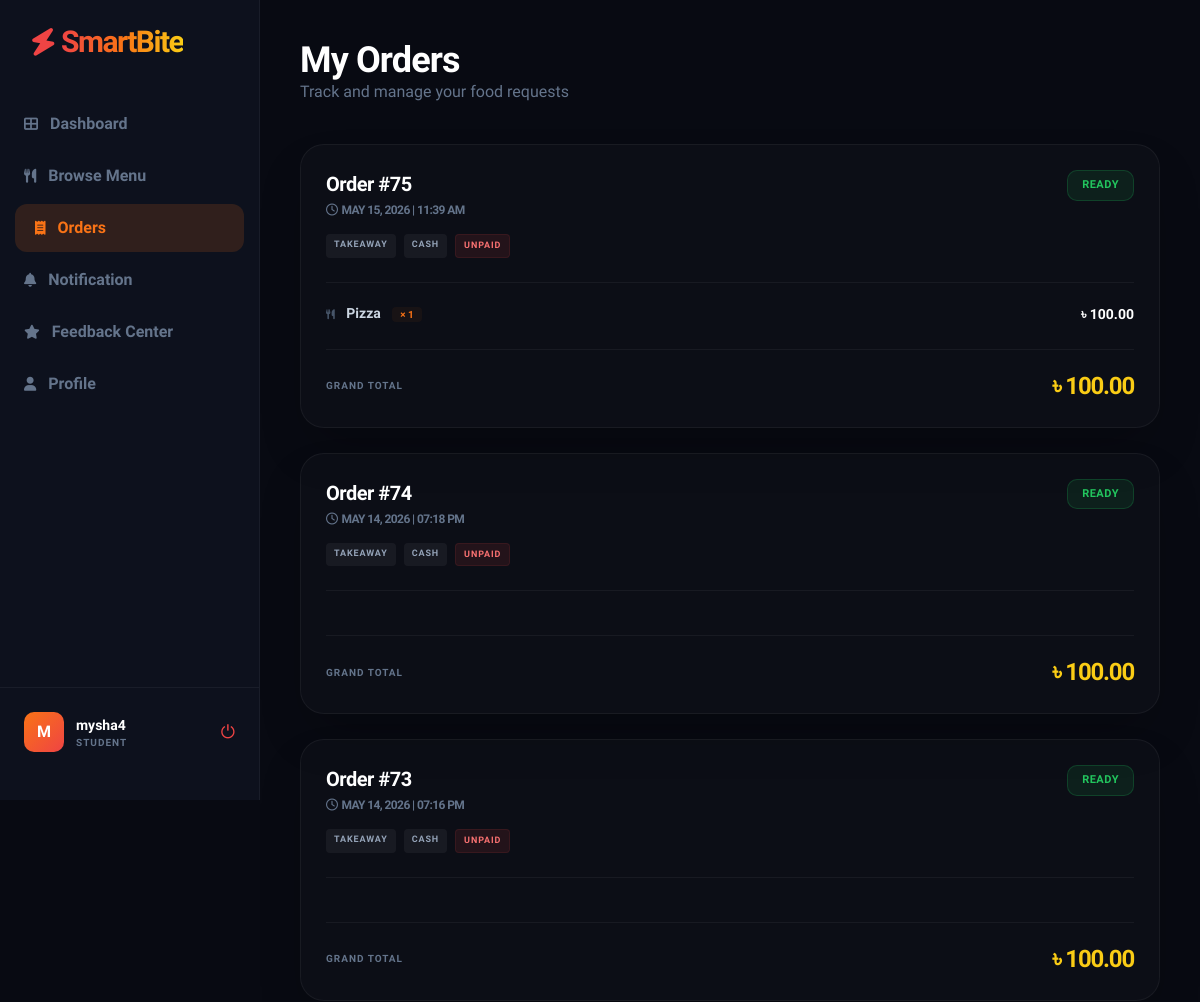
/orders/ (signed in, upper part), run on an earlier commit of the app's database.
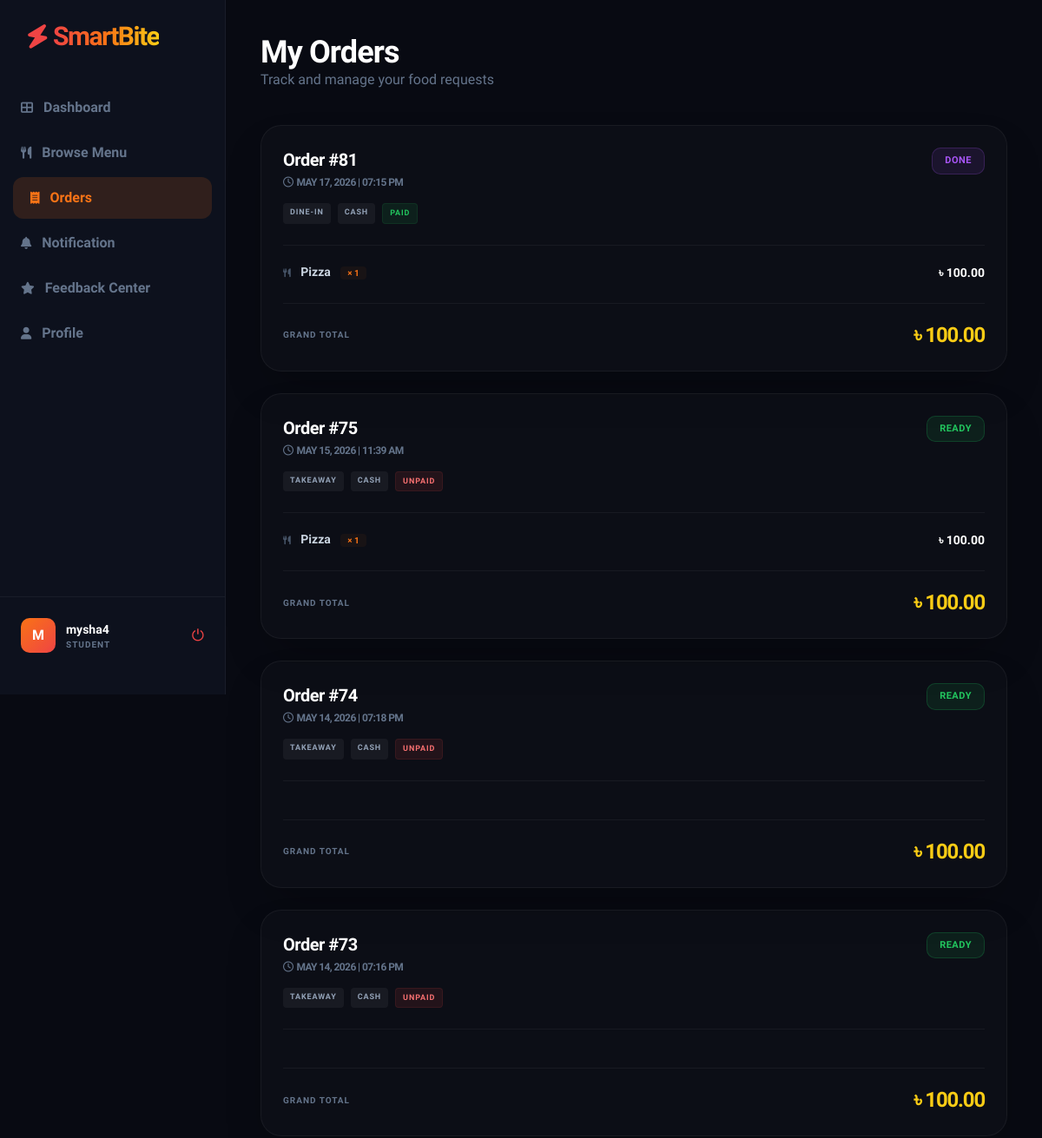
And on a later commit of the database.
### SmartCanteen/models.py (models this page shows, shortened)
class Order(models.Model):
    STATUS_CHOICES = (
        ('Pending', 'Pending'),
        ('Ready', 'Ready'),
        ('Done', 'Done'),
        ('Cancelled', 'Cancelled'),
    )
    PICKUP_CHOICES = (
        ('Takeaway', 'Takeaway'),
        ('Dine-in', 'Dine-in'),
    )
    PAYMENT_CHOICES = (
        ('Cash', 'Cash'),
        ('Online', 'Online'),
    )
    user = models.ForeignKey(
        User,
        on_delete=models.CASCADE,
        related_name='orders',
        null=True,
        blank=True
    )
    customer_name = models.CharField(max_length=100)
    total_price = models.DecimalField(max_digits=10, decimal_places=2)
    status = models.CharField(
        max_length=20,
        choices=STATUS_CHOICES,
        default='Pending'
    )
    order_type = models.CharField(
        max_length=20,
        choices=PICKUP_CHOICES,
        default='Takeaway'
    )
    payment_method = models.CharField(
        max_length=20,
        choices=PAYMENT_CHOICES,
        default='Cash'
    )
    payment_status = models.BooleanField(default=False)  # ✅ ADD THIS
    created_at = models.DateTimeField(auto_now_add=True)

class OrderItem(models.Model):
    order = models.ForeignKey(
        Order,
        on_delete=models.CASCADE,
        related_name='items'
    )
    food = models.ForeignKey(
        Food,
        on_delete=models.CASCADE
    )
    quantity = models.IntegerField(default=1)

class Food(models.Model):
    CATEGORY_CHOICES = (
        ('Rice', 'Rice'),
        ('Bread', 'Bread'),
        ('Snacks', 'Snacks'),
        ('Drinks', 'Drinks'),
        ('Dessert', 'Dessert'),
    )
    name = models.CharField(max_length=100)
    category = models.CharField(
        max_length=50,
        choices=CATEGORY_CHOICES,
        default='Snacks'
    )
    price = models.DecimalField(max_digits=10, decimal_places=2)
    quantity = models.IntegerField(default=0)
    photo = models.ImageField(
        upload_to='food_images/',
        blank=True,
        null=True
    )
    available = models.BooleanField(default=True)

### SmartCanteen/views.py (the view)
# urls.py: path('orders/', views.orders_view, name='orders_view'),
@login_required
def orders_view(request):
    orders = Order.objects.filter(
        user=request.user
    ).prefetch_related('items', 'items__food').order_by('-created_at')
    return render(request, 'orders.html', {'orders': orders})

### templates/orders.html (shortened to what the changed rows need)
<!DOCTYPE html>
<html lang="en">
<head>
    <script src="https://cdn.tailwindcss.com"></script>
    <link rel="stylesheet" href="https://cdnjs.cloudflare.com/ajax/libs/font-awesome/6.0.0/css/all.min.css">
</head>
<body>
    <aside class="sidebar flex flex-col justify-between">
        <div>
            <div class="px-8 mb-10">
                <h1 class="text-3xl brand-logo">
                    <i class="fas fa-bolt" style="color: #ef4444; transform: rotate(10deg);"></i>
                    <span class="brand-gradient">SmartBite</span>
                </h1>
            </div>
        </div>
    </aside>
    <main class="main-content">
        <header class="mb-10">
            <h1 class="text-4xl font-black text-white tracking-tight">My Orders</h1>
        </header>
        {% if orders %}
            {% for order in orders %}
                <div class="card shadow-2xl">
                    <div class="flex justify-between items-start mb-6">
                        <div>
                            <h2 class="text-xl font-extrabold text-white tracking-tight">Order #{{ order.id }}</h2>
                            <p class="text-xs font-bold text-slate-500 uppercase tracking-tighter mt-1">
                                <i class="far fa-clock mr-1"></i>{{ order.created_at|date:"M d, Y | h:i A" }}
                            </p>
                            <div class="flex gap-2 mt-4">
                                <span class="text-[9px] bg-white/5 px-2 py-1 rounded text-slate-400 font-bold uppercase tracking-widest">{{ order.order_type }}</span>
                                <span class="text-[9px] bg-white/5 px-2 py-1 rounded text-slate-400 font-bold uppercase tracking-widest">{{ order.payment_method }}</span>
                                {% if order.payment_status %}
                                    <span class="text-[9px] bg-green-500/10 px-2 py-1 rounded text-green-500 font-bold uppercase tracking-widest border border-green-500/10">Paid</span>
                                {% else %}
                                    <span class="text-[9px] bg-red-500/10 px-2 py-1 rounded text-red-400 font-bold uppercase tracking-widest border border-red-500/10">Unpaid</span>
                                {% endif %}
                            </div>
                        </div>
                        <div class="flex items-center gap-4">
                            <span class="badge
                                {% if order.status == 'Pending' %}pending
                                {% elif order.status == 'Ready' %}ready
                                {% elif order.status == 'In Process' %}processing
                                {% elif order.status == 'Done' %}done
                                {% else %}cancelled{% endif %}">
                                {{ order.status }}
                            </span>
                        </div>
                    </div>
                    <div class="space-y-3 border-t border-white/5 pt-5">
                        {% for item in order.items.all %}
                            <div class="flex justify-between items-center text-sm font-semibold">
                                <span class="text-slate-300">
                                    <i class="fas fa-utensils mr-2 text-[10px] text-slate-600"></i>
                                    {{ item.food.name }}
                                    <span class="text-orange-500 ml-2 bg-orange-500/5 px-2 py-0.5 rounded text-[10px]">× {{ item.quantity }}</span>
                                </span>
                                <span class="font-bold text-white">৳ {{ item.food.price }}</span>
                            </div>
                        {% endfor %}
                    </div>
                    <div class="mt-6 pt-5 border-t border-white/5 flex justify-between items-center">
                        <span class="text-slate-500 font-black uppercase text-[10px] tracking-widest">Grand Total</span>
                        <span class="text-2xl font-black text-[#facc15] tracking-tighter">৳ {{ order.total_price }}</span>
                    </div>
                </div>
            {% endfor %}
        {% endif %}
    </main>
</body>
</html>

What changed in the data, as far as the page shows it:
added Order: id "81", created_at|h "MAY 17, 2026 | 07:15 PM", order_type "DINE-IN", payment_method "CASH", payment_status "PAID", status "DONE", total_price "100.00"
added OrderItem: food.name "Pizza", quantity "1", food.price "100.00", shown under "81"
